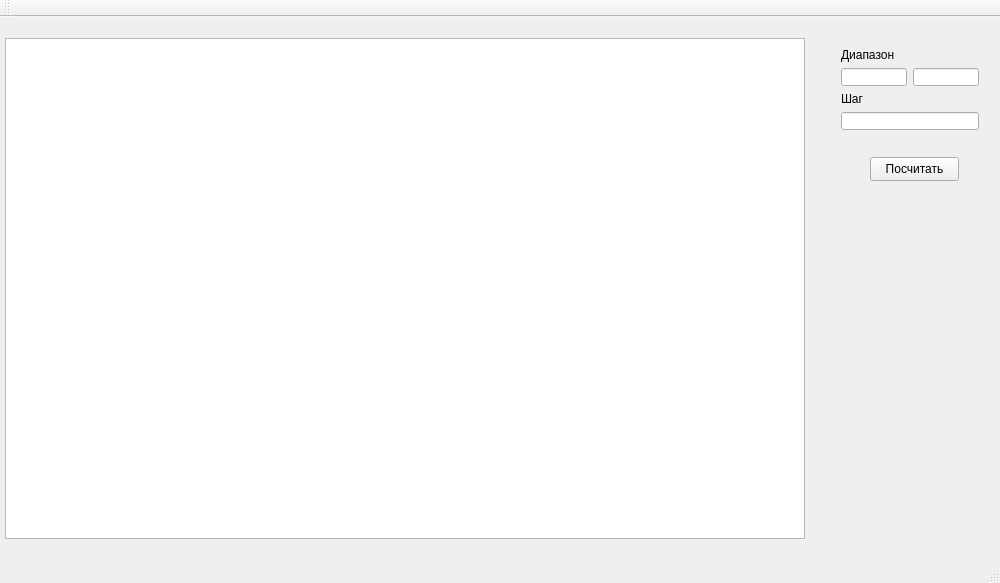
<?xml version="1.0" encoding="UTF-8"?>
<ui version="4.0">
 <class>MainWindow</class>
 <widget class="QMainWindow" name="MainWindow">
  <property name="geometry">
   <rect>
    <x>0</x>
    <y>0</y>
    <width>1000</width>
    <height>583</height>
   </rect>
  </property>
  <property name="windowTitle">
   <string>MainWindow</string>
  </property>
  <widget class="QWidget" name="centralWidget">
   <widget class="QTableWidget" name="table">
    <property name="geometry">
     <rect>
      <x>5</x>
      <y>21</y>
      <width>800</width>
      <height>501</height>
     </rect>
    </property>
   </widget>
   <widget class="QWidget" name="verticalLayoutWidget">
    <property name="geometry">
     <rect>
      <x>830</x>
      <y>20</y>
      <width>160</width>
      <height>104</height>
     </rect>
    </property>
    <layout class="QVBoxLayout" name="verticalLayout">
     <item>
      <widget class="QLabel" name="label">
       <property name="text">
        <string>Диапазон</string>
       </property>
      </widget>
     </item>
     <item>
      <layout class="QHBoxLayout" name="horizontalLayout">
       <item>
        <widget class="QLineEdit" name="start"/>
       </item>
       <item>
        <widget class="QLineEdit" name="end"/>
       </item>
      </layout>
     </item>
     <item>
      <widget class="QLabel" name="label_2">
       <property name="text">
        <string>Шаг</string>
       </property>
      </widget>
     </item>
     <item>
      <layout class="QHBoxLayout" name="horizontalLayout_3">
       <item>
        <widget class="QLineEdit" name="step"/>
       </item>
      </layout>
     </item>
    </layout>
   </widget>
   <widget class="QPushButton" name="pushButton">
    <property name="geometry">
     <rect>
      <x>870</x>
      <y>140</y>
      <width>89</width>
      <height>24</height>
     </rect>
    </property>
    <property name="text">
     <string>Посчитать</string>
    </property>
   </widget>
   <zorder>table</zorder>
   <zorder>verticalLayoutWidget</zorder>
   <zorder>pushButton</zorder>
   <zorder>label</zorder>
  </widget>
  <widget class="QMenuBar" name="menuBar">
   <property name="geometry">
    <rect>
     <x>0</x>
     <y>0</y>
     <width>1000</width>
     <height>21</height>
    </rect>
   </property>
  </widget>
  <widget class="QToolBar" name="mainToolBar">
   <attribute name="toolBarArea">
    <enum>TopToolBarArea</enum>
   </attribute>
   <attribute name="toolBarBreak">
    <bool>false</bool>
   </attribute>
  </widget>
  <widget class="QStatusBar" name="statusBar"/>
 </widget>
 <layoutdefault spacing="6" margin="11"/>
 <resources/>
 <connections/>
</ui>
